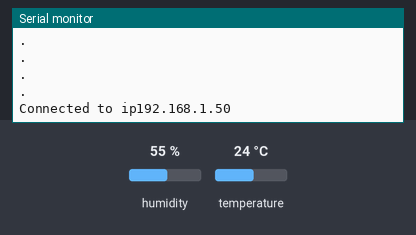
A sketch run on a simulated ESP8266 (NodeMCU). On the bench: the last lines printed to the serial monitor. The inputs (shaded band) are chosen by the test bench; at power-on: humidity 55 %, temperature 24 °C. WiFi joins after 1.5 s; servers stay silent unless stated.

Above: at 2.7 s.
2.8 s: humidity set to 22 %
At 13.0 s:
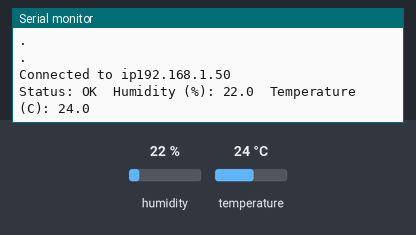
17.8 s: temperature set to 12 °C
At 22.2 s:
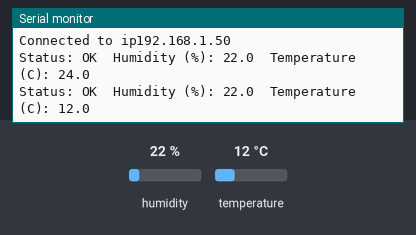
32.8 s: humidity set to 40 %
At 43.0 s:
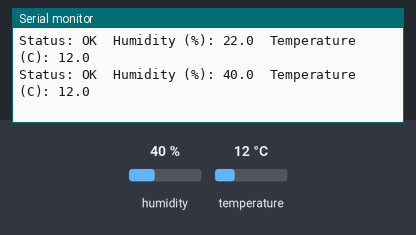

The sketch:

dht11_code.ino
```cpp
#include "DHTesp.h"
#include <ESP8266WiFi.h>
#include <WiFiUdp.h>
DHTesp dht;
#define WIFI_SSID "Home"
#define WIFI_PASS "InsertPassword"
WiFiUDP UDP;
void setup()
{
Serial.begin(9600);
Serial.println();
Serial.println("Status\t\tHumidity (%)\t\tTemperature (C)\t");
dht.setup(14, DHTesp::DHT11); // GPIO14

WiFi.begin(WIFI_SSID, WIFI_PASS);


Serial.print("Connecting to...");
Serial.print(WIFI_SSID);
while(WiFi.status() != WL_CONNECTED){
  delay(100);
  Serial.println(".");
}

Serial.print("Connected to ip");
Serial.println(WiFi.localIP());
}
void loop()
{
//delay(dht.getMinimumSamplingPeriod() + 100);
delay(10000);
float humidity = dht.getHumidity();
float temperature = dht.getTemperature();
String packet = String(temperature) + " " + String(humidity);
Serial.print("Status: ");
Serial.print(dht.getStatusString());
Serial.print("\t");
Serial.print("Humidity (%): ");
Serial.print(humidity, 1);
Serial.print("\t");
Serial.print("Temperature (C): ");
Serial.print(temperature, 1);
Serial.print("\t");
Serial.println();
UDP.beginPacket("192.168.2.78", 1024);
UDP.print(packet);
UDP.endPacket();
}
```

Measured:
- after the input at 2.8 s, the serial monitor: prints a new line after 8.7 s (image 1)
- after the input at 17.8 s, the serial monitor: prints a new line after 3.7 s (image 2)
- after the input at 32.8 s, the serial monitor: prints a new line after 8.7 s (image 3)
